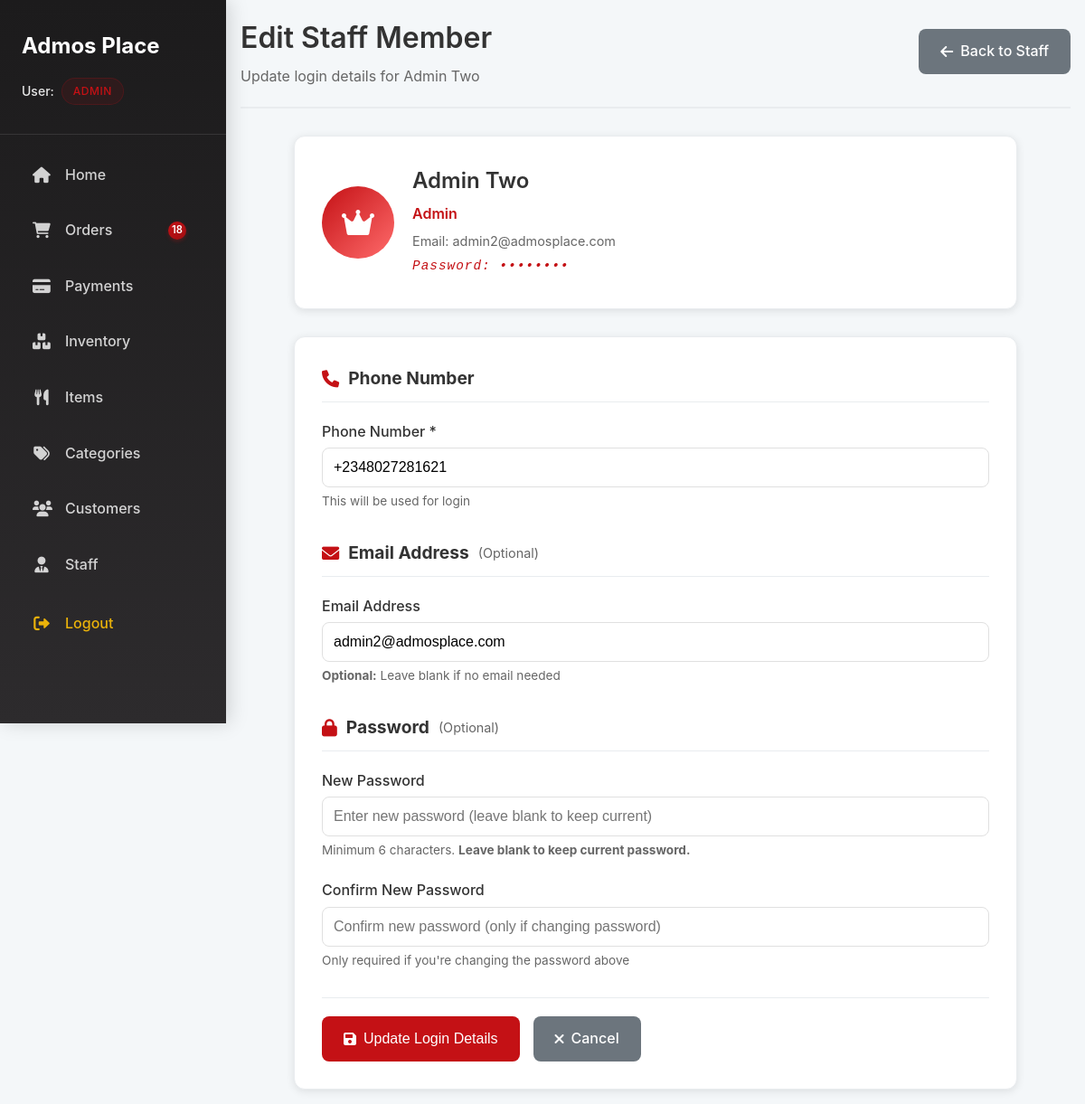
The page /dashboard/staff/18/edit/ (signed in) on the database its author committed.
### accounts/models.py (models this page shows, shortened)
class User(AbstractBaseUser, PermissionsMixin):
    ROLE_CHOICES = (
        ('customer', 'Customer'),
        ('manager', 'Manager'),
        ('accountant', 'Accountant'),
        ('admin', 'Admin'),
    )
    first_name = models.CharField(max_length=50, blank=True)
    last_name = models.CharField(max_length=50, blank=True)
    email = models.EmailField(unique=True, null=True, blank=True)
    phone_number = models.CharField(max_length=15, unique=True)
    delivery_address = models.TextField(blank=True, null=True)
    role = models.CharField(max_length=20, choices=ROLE_CHOICES, default='customer')
    is_active = models.BooleanField(default=True)
    is_staff = models.BooleanField(default=False)
    objects = UserManager()
    USERNAME_FIELD = 'phone_number'
    REQUIRED_FIELDS = []
    def get_full_name(self):
        full_name = f"{self.first_name} {self.last_name}".strip()
        return full_name if full_name else None

### dashboard/views.py (the view)
    def wrapper(request, *args, **kwargs):
        if not request.user.is_authenticated:
            return redirect('dashboard:login')
        if getattr(request.user, "role", None) != "admin":
            return HttpResponseForbidden("Admin access required.")
        return view_func(request, *args, **kwargs)

### dashboard/context_processors.py (called while the page is built)
def active_orders_count(request):
    if hasattr(request, 'user') and request.user.is_authenticated and getattr(request.user, 'role', None) in ['admin', 'manager', 'accountant']:
        return {
            'active_orders_count': Order.objects.filter(
                payment__status='success',
                status__in=['Pending', 'On the Way']  # Only count active orders
            ).count()
        }
    return {'active_orders_count': 0}

### dashboard/views.py (called while the page is built, shortened)
def admin_required(view_func):
    def wrapper(request, *args, **kwargs):
        if not request.user.is_authenticated:
            return redirect('dashboard:login')
        if getattr(request.user, "role", None) != "admin":
            return HttpResponseForbidden("Admin access required.")
        return view_func(request, *args, **kwargs)
    return wrapper

@admin_required
@csrf_exempt
def edit_staff(request, user_id):
    staff_user = get_object_or_404(User, id=user_id, role__in=['admin', 'manager', 'accountant'])
    context = {'staff_user': staff_user}
    return render(request, "dashboard/edit_staff.html", context)

### dashboard/templates/dashboard/edit_staff.html (shortened to what this page needs)
{% extends "dashboard/base.html" %}
{% load static %}
{% block content %}
<div class="page-header">
    <div class="page-header-content">
        <h1>Edit Staff Member</h1>
        <p>Update login details for {{ staff_user.get_full_name|default:staff_user.phone_number }}</p>
    </div>
    <div class="page-header-actions">
        <a href="{% url 'dashboard:staff' %}" class="btn btn-secondary">
            <i class="fas fa-arrow-left"></i> Back to Staff
        </a>
    </div>
</div>
<div class="page-content">
    <div class="edit-staff-container">
        <div class="staff-info-card">
            <div class="staff-avatar-large">
                {% if staff_user.role == 'admin' %}
                    <i class="fas fa-crown"></i>
                {% elif staff_user.role == 'manager' %}
                    <i class="fas fa-user-tie"></i>
                {% elif staff_user.role == 'accountant' %}
                    <i class="fas fa-calculator"></i>
                {% elif staff_user.role == 'cashier' %}
                    <i class="fas fa-cash-register"></i>
                {% endif %}
            </div>
            <div class="staff-info">
                <h2>{{ staff_user.get_full_name|default:"No Name" }}</h2>
                <p class="staff-role">{{ staff_user.get_role_display }}</p>
                <p class="staff-email-display">Email: {{ staff_user.email|default:"No email" }}</p>
                <p class="staff-password-display">Password: ••••••••</p>
            </div>
        </div>
        <div class="edit-form-container">
            <form method="post" class="edit-staff-form">
                <div class="form-section">
                    <h3><i class="fas fa-phone"></i> Phone Number</h3>
                    <div class="form-group">
                        <label for="phone_number">Phone Number *</label>
                        <input type="tel"
                               id="phone_number"
                               name="phone_number"
                               value="{{ staff_user.phone_number }}"
                               class="form-control"
                               required
                               placeholder="Enter phone number">
                        <small class="form-text">This will be used for login</small>
                    </div>
                </div>
                <div class="form-section">
                    <h3><i class="fas fa-envelope"></i> Email Address <span style="color: #666; font-size: 0.9rem; font-weight: normal;">(Optional)</span></h3>
                    <div class="form-group">
                        <label for="email">Email Address</label>
                        <input type="email"
                               id="email"
                               name="email"
                               value="{{ staff_user.email|default:'' }}"
                               class="form-control"
                               placeholder="Enter email address (optional)"
                               formnovalidate>
                        <small class="form-text"><strong>Optional:</strong> Leave blank if no email needed</small>
                    </div>
                </div>
                <div class="form-section">
                    <h3><i class="fas fa-lock"></i> Password <span style="color: #666; font-size: 0.9rem; font-weight: normal;">(Optional)</span></h3>
                    <div class="form-group">
                        <label for="new_password">New Password</label>
                        <input type="password"
                               id="new_password"
                               name="new_password"
                               class="form-control"
                               placeholder="Enter new password (leave blank to keep current)">
                        <small class="form-text">Minimum 6 characters. <strong>Leave blank to keep current password.</strong></small>
                    </div>
                    <div class="form-group">
                        <label for="confirm_password">Confirm New Password</label>
                        <input type="password"
                               id="confirm_password"
                               name="confirm_password"
                               class="form-control"
                               placeholder="Confirm new password (only if changing password)">
                        <small class="form-text">Only required if you're changing the password above</small>
                    </div>
                </div>
                <div class="form-actions">
                    <button type="submit" class="btn btn-primary">
                        <i class="fas fa-save"></i> Update Login Details
                    </button>
                    <a href="{% url 'dashboard:staff' %}" class="btn btn-secondary">
                        <i class="fas fa-times"></i> Cancel
                    </a>
                </div>
            </form>
        </div>
    </div>
</div>
{% endblock %}

### dashboard/templates/dashboard/base.html (shortened to what this page needs)
<!DOCTYPE html>
<html lang="en">
<head>
    {% load static %}
    <link rel="stylesheet" href="{% static 'dashboard/css/style.css' %}?v=17">
    <link rel="stylesheet" href="https://cdnjs.cloudflare.com/ajax/libs/font-awesome/6.0.0/css/all.min.css">
</head>
<body>
    <div class="dashboard-container">
        <aside class="sidebar" id="sidebar">
            <div class="sidebar-header">
                <div class="header-top">
                <h3>Admos Place</h3>
                </div>
                <div class="user-info">
                    <div class="user-name">User: <span class="user-role">{{ user.role|title }}</span></div>
                </div>
            </div>
            <nav class="sidebar-nav">
                <ul>
                    {% if user.role in 'admin,accountant' %}
                    <li class="{% if request.resolver_match.url_name == 'home' %}active{% endif %}">
                        <a href="{% url 'dashboard:home' %}">
                            <i class="fas fa-home"></i> Home
                        </a>
                    </li>
                    {% endif %}
        <li class="{% if request.resolver_match.url_name == 'orders' or request.resolver_match.url_name == 'delivered_orders' %}active{% endif %}">
            <a href="{% url 'dashboard:orders' %}">
                <i class="fas fa-shopping-cart"></i> Orders
                <span class="sidebar-badge">{{ active_orders_count }}</span>
            </a>
        </li>
                    {% if user.role in 'admin,accountant' %}
                    <li class="{% if request.resolver_match.url_name == 'payments' %}active{% endif %}">
                        <a href="{% url 'dashboard:payments' %}">
                            <i class="fas fa-credit-card"></i> Payments
                        </a>
                    </li>
                    {% endif %}
                    <li class="{% if request.resolver_match.url_name == 'inventory' %}active{% endif %}">
                        <a href="{% url 'dashboard:inventory' %}">
                            <i class="fas fa-boxes"></i> Inventory
                        </a>
                    </li>
                    <li class="{% if request.resolver_match.url_name == 'items' %}active{% endif %}">
                        <a href="{% url 'dashboard:items' %}">
                            <i class="fas fa-utensils"></i> Items
                        </a>
                    </li>
                    <li class="{% if request.resolver_match.url_name == 'categories' %}active{% endif %}">
                        <a href="{% url 'dashboard:categories' %}">
                            <i class="fas fa-tags"></i> Categories
                        </a>
                    </li>
        <li class="{% if request.resolver_match.url_name == 'users' %}active{% endif %}">
            <a href="{% url 'dashboard:users' %}">
                <i class="fas fa-users"></i> Customers
            </a>
        </li>
                    {% if user.role == 'admin' %}
                    <li class="{% if request.resolver_match.url_name == 'staff' %}active{% endif %}">
                        <a href="{% url 'dashboard:staff' %}">
                            <i class="fas fa-user-tie"></i> Staff
                        </a>
                    </li>
                    {% endif %}
                    <li class="logout-item">
                        <a href="#" onclick="openDashboardLogout()" class="logout-link">
                            <i class="fas fa-sign-out-alt"></i> Logout
                        </a>
                    </li>
                </ul>
            </nav>
        </aside>
        <main class="main-content">
            <div class="content-body">
                {% block content %}{% endblock %}
            </div>
        </main>
    </div>
    <link rel="stylesheet" href="https://cdnjs.cloudflare.com/ajax/libs/font-awesome/6.0.0/css/all.min.css">
</body>
</html>

### dashboard/static/dashboard/css/style.css (style rules this page uses)
:root { --primary-color: #C41115; --secondary-color: #FFB300; --text-color: #333; --light-gray: #f4f7f9; --medium-gray: #e0e0e0; --dark-gray: #555; --border-color: #e0e0e0; --font-family: -apple-system, BlinkMacSystemFont, "Segoe UI", Roboto, "Helvetica Neue", Arial, sans-serif; }
*, *::before, *::after { box-sizing: border-box; margin: 0; padding: 0; }
body { font-family: var(--font-family); line-height: 1.6; color: var(--text-color); background-color: var(--light-gray); }
.dashboard-container { display: flex; min-height: 100vh; }
.btn { padding: 0.75rem 1.5rem; border-radius: 8px; border: none; cursor: pointer; font-weight: 600; font-size: 1rem; transition: background-color 0.3s, transform 0.2s; }
.btn-primary { background-color: var(--primary-color); color: white; }
.btn-secondary { background-color: var(--secondary-color); color: white; }
.sidebar-badge { background: linear-gradient(135deg, #C41115 0%, #a00e12 100%); color: white; border-radius: 12px; min-width: 20px; height: 20px; display: inline-flex; align-items: center; justify-content: center; font-size: 0.7rem; font-weight: 600; margin-left: auto; margin-right: 0.5rem; box-shadow: 0 2px 4px rgba(196, 17, 21, 0.3); }
.page-header { display: flex; justify-content: space-between; align-items: center; margin-bottom: 2rem; padding-bottom: 1rem; border-bottom: 2px solid #f0f0f0; }
.page-header h1 { margin: 0; color: var(--primary-color); font-size: 2rem; }
.btn-primary { background: var(--primary-color); color: white; border: none; padding: 0.5rem 1rem; border-radius: 8px; font-size: 0.9rem; cursor: pointer; transition: all 0.3s ease; display: inline-flex; align-items: center; gap: 0.5rem; }
.sidebar { width: 250px; background: linear-gradient(180deg, #1C1B1C 0%, #2d2b2d 100%); padding: 0; box-shadow: 4px 0 20px rgba(0, 0, 0, 0.15); transition: transform 0.3s ease-in-out; height: 100vh; overflow: hidden; position: fixed; top: 0; left: 0; z-index: 1000; }
.sidebar-header { padding: 2rem 1.5rem 1.5rem; border-bottom: 1px solid rgba(255, 255, 255, 0.1); margin-bottom: 1rem; }
.header-top { display: flex; justify-content: space-between; align-items: center; margin-bottom: 1rem; }
.sidebar-header h3 { color: white; font-size: 1.5rem; font-weight: 700; margin: 0; }
.user-info { text-align: center; margin: 0.5rem 0; }
.user-name { font-weight: 500; color: rgba(255, 255, 255, 0.9); font-size: 0.875rem; margin: 0; display: flex; align-items: center; justify-content: center; gap: 0.5rem; }
.user-role { color: #C41115; font-weight: 600; background: rgba(196, 17, 21, 0.1); padding: 0.25rem 0.75rem; border-radius: 20px; font-size: 0.75rem; text-transform: uppercase; letter-spacing: 0.5px; border: 1px solid rgba(196, 17, 21, 0.2); }
.sidebar-nav ul { list-style: none; padding: 0; margin: 0; }
.sidebar-nav li { margin: 0.25rem 1rem; }
.sidebar-nav li a { display: flex; align-items: center; padding: 1rem 1.25rem; color: rgba(255, 255, 255, 0.8); text-decoration: none; border-radius: 12px; transition: all 0.3s ease; font-weight: 500; position: relative; }
.sidebar-nav li a i { margin-right: 1rem; font-size: 1.1rem; width: 20px; text-align: center; }
.sidebar-nav .logout-item a { color: rgba(255, 193, 7, 0.9) !important; margin-top: 0.5rem; padding-top: 1rem; }
.sidebar-nav .logout-item a i { color: rgba(255, 193, 7, 0.9); }
.main-content { flex-grow: 1; display: flex; flex-direction: column; margin-left: 250px; }
.user-info { display: flex; align-items: center; }
.user-info span { margin-right: 0.75rem; font-weight: 500; }
.content-body { padding: 1rem; flex-grow: 1; overflow-y: auto; }
.form-group { margin-bottom: 1.5rem; }
.form-group label { display: block; margin-bottom: 0.5rem; font-weight: 500; color: var(--dark-gray); }
.form-group input, .form-group select { width: 100%; padding: 0.75rem; border: 1px solid var(--medium-gray); border-radius: 8px; font-size: 1rem; transition: border-color 0.3s; }
.staff-password, .staff-password-display { font-family: monospace; letter-spacing: 1px; color: #666; font-weight: 500; font-style: italic; }

### rows shown on the page
User: role "ADMIN"
User: get_full_name "Admin Two", role "Admin", email "admin2@admosplace.com", phone_number "+2348027281621"

### other values the page prints
{{ active_orders_count }} "18"
